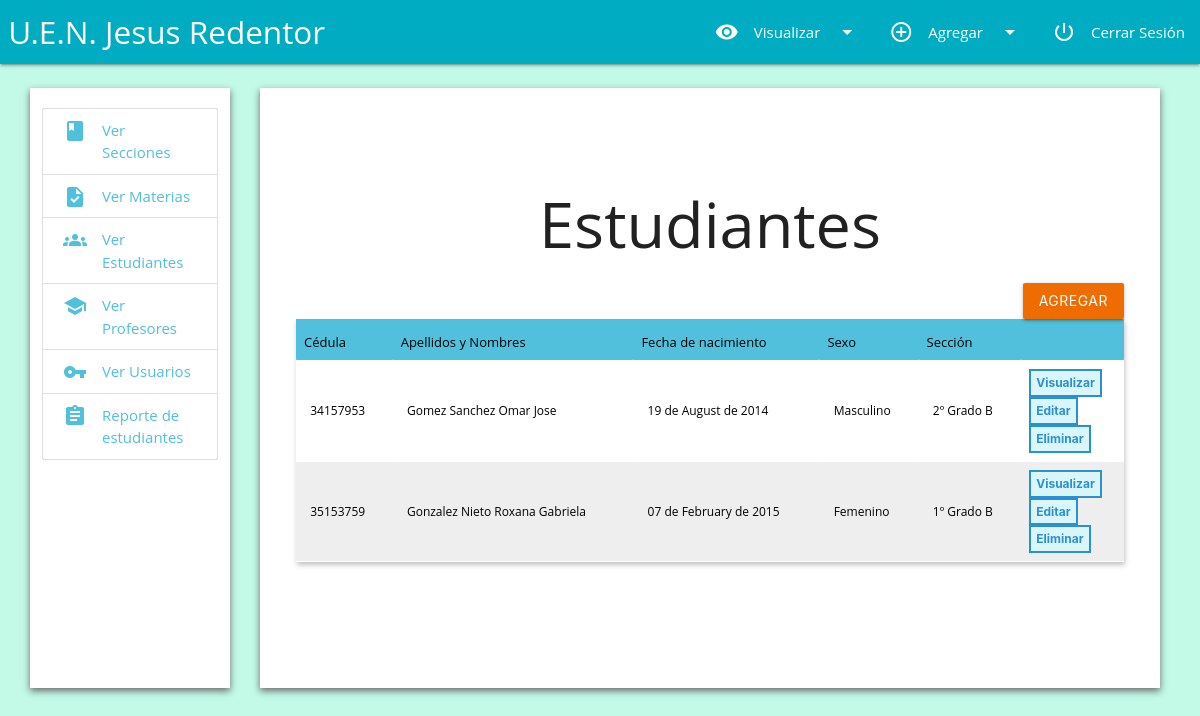
The app's page /estudiantes.php (signed in), older data.
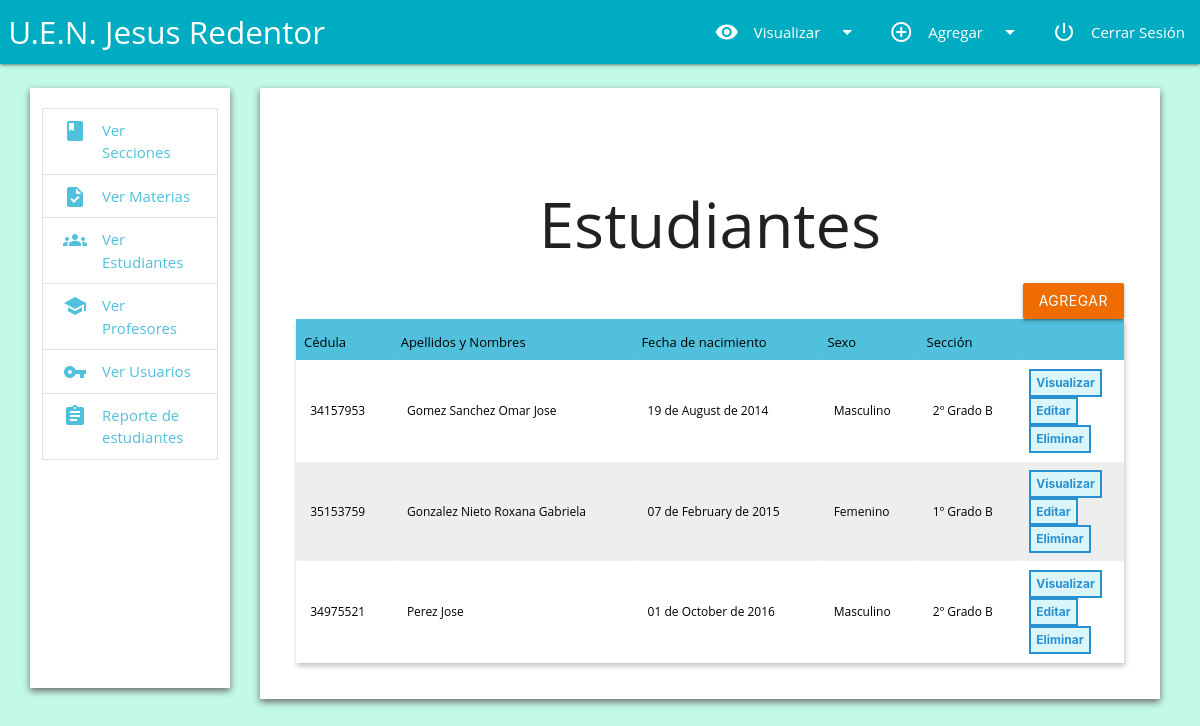
The same page, newer data.
### tables this page shows
CREATE TABLE `estudiantes` (
  `id` int(10) NOT NULL AUTO_INCREMENT,
  `nombre` varchar(100) NOT NULL,
  `apellido` varchar(100) NOT NULL,
  `cedula` varchar(15) NOT NULL,
  `fecha_nacimiento` date NOT NULL,
  `sexo` varchar(15) NOT NULL,
  `direccion` varchar(200) NOT NULL,
  `grupo_sanguineo` varchar(10) NOT NULL,
  `id_representante` int(10) NOT NULL,
  `parentesco_representante` varchar(100) NOT NULL,
  `id_seccion` int(10) NOT NULL,
  `eliminado` int(1) NOT NULL,
  PRIMARY KEY (`id`)
);

CREATE TABLE `grados` (
  `id` int(10) NOT NULL AUTO_INCREMENT,
  `nombre` varchar(15) NOT NULL,
  `descripcion` varchar(100) NOT NULL,
  PRIMARY KEY (`id`)
);

CREATE TABLE `secciones` (
  `id` int(10) NOT NULL AUTO_INCREMENT,
  `nombre` varchar(15) NOT NULL,
  `id_grado` int(10) NOT NULL,
  `eliminado` int(1) NOT NULL,
  PRIMARY KEY (`id`)
);

### estudiantes.php (the view, shortened to what this page needs)
<?php
if(!isset($_SESSION["session_username"])) {
    header("location:index.php");
} else {
?>
<?php $Titulo="Estudiantes";
      include("incluye/header.php");
      include("incluye/navegacion.php");
       if (!empty($mensaje)) {echo "<p class=mensaje>". $mensaje . "</p>";} ?>
    <div class="row">
<?php include("incluye/lateral.php"); ?>
      <div class="col s12 m9 l9" id="contenedor3">
         <br>
    <center>
            <h1>Estudiantes</h1>
        </center>
      <form method='post' action='crearestudiante.php'><button class="btn waves-effect waves-light orange darken-3" style="float: right;" type='submit'>Agregar</button></form>
         <table> <tr> <th>Cédula</th> <th>Apellidos y Nombres</th> <th> Fecha de nacimiento</th> <th> Sexo</th> <th> Sección</th> <th> </th></tr>
             <?php
    function mostrarDatos ($resultados) {
    if ($resultados !=NULL) {
    $resultados['fecha_nacimiento']=strftime("%d de %B de %Y",strtotime($resultados['fecha_nacimiento']));
    echo"<tr>";
    echo "<td>&nbsp;&nbsp;".$resultados['cedula']."&nbsp;&nbsp;</td>";
    echo "<td>&nbsp;&nbsp;".$resultados['apellido']." ".$resultados['nombre']."&nbsp;&nbsp;</td>";
    echo "<td>&nbsp;&nbsp;".$resultados['fecha_nacimiento']."&nbsp;&nbsp;</td>";
    echo "<td>&nbsp;&nbsp;".$resultados['sexo']."&nbsp;&nbsp;</td>";
    echo "<td>&nbsp;&nbsp;".$resultados['g_nombre']."º ".$resultados['g_descripcion']." ".$resultados['s_nombre']."&nbsp;&nbsp;</td>";
    echo "<td>
    <form method='post' action='visualizarestudiante.php?id=".$resultados['id']."'><button class='boton-accion' type='submit'>Visualizar</button></form>
    <form method='post' action='editarestudiante.php?id=".$resultados['id']."'><button class='boton-accion' type='submit'>Editar</button></form>";
    if($_SESSION['session_nivel'] == 1) {
    echo "
    <form method='post' id='".$resultados['id']."' action='eliminarestudiante.php?id=".$resultados['id']."'><button class='boton-accion' type='button' onclick=enviarForm('d',".$resultados['id'].")>Eliminar</button></form>
    </td>";
    }
    echo "</tr>";}
    else {echo "<br/>No hay más datos!!! <br/>";}
}
$result2 = mysqli_query($con, "SELECT e.id as id, e.cedula as cedula, e.apellido as apellido, e.nombre as nombre, e.fecha_nacimiento as fecha_nacimiento, e.sexo as sexo, s.nombre as s_nombre, g.nombre as g_nombre, g.descripcion as g_descripcion FROM estudiantes e, secciones s, grados g WHERE s.id=e.id_seccion AND g.id=s.id_grado AND e.eliminado=0 ORDER BY e.apellido, e.nombre ASC");
while ($filas = mysqli_fetch_array($result2)){ mostrarDatos($filas); }
?> </table>
</div>
    </div>
<?php include("incluye/footer.php"); ?>
<?php
}

### incluye/header.php (shortened to what this page needs)
<!DOCTYPE html>
<html lang="es">
  <head>
      <link type="text/css" rel="stylesheet" href="css/materialize/css/materialize.min.css"  media="screen,projection"/>
                <link href="css/style.css" media="screen" rel="stylesheet">
</head>
	<body>

### incluye/navegacion.php (shortened to what this page needs)
<nav>
    <div class="nav-wrapper cyan darken-1">
      <a href="inicio.php" class="brand-logo">&nbsp;U.E.N. Jesus Redentor</a>
      <ul class="right hide-on-med-and-down">
        <li><a class="dropdown-trigger" href="secciones.php" data-target="dropdown1"><i class="material-icons left">visibility</i>Visualizar<i class="material-icons right">arrow_drop_down</i></a></li>
    <?php if($_SESSION['session_nivel'] != 3) { ?>
        <li><a class="dropdown-trigger" href="estudiantes.php" data-target="dropdown2"><i class="material-icons left">add_circle_outline</i>Agregar<i class="material-icons right">arrow_drop_down</i></a></li>
    <?php } ?>
        <li><a href="logout.php"><i class="material-icons left">power_settings_new</i>Cerrar Sesión</a></li>
      </ul>
    </div>
  </nav>

### incluye/lateral.php (shortened to what this page needs)
<div class="col s12 m3 l2 aside" id="contenedor4">
 <div class="collection cyan darken-1">
 	<?php if($_SESSION['session_nivel'] != 3) { ?>
        <a href="secciones.php" class="collection-item "><span style="color:#50c0dc;"><i class="material-icons left">book</i>Ver Secciones</span></a>
        <a href="materias.php" class="collection-item "><span style="color:#50c0dc;"><i class="material-icons left">task</i>Ver Materias</span></a>
        <a href="estudiantes.php" class="collection-item "><span style="color:#50c0dc;"><i class="material-icons left">groups</i>Ver Estudiantes</span></a>
        <a href="profesores.php" class="collection-item "><span style="color:#50c0dc;"><i class="material-icons left">school</i>Ver Profesores</span></a>
    <?php } ?>
    <?php if($_SESSION['session_nivel'] == 1) { ?>
        <a href="administradores.php" class="collection-item "><span style="color:#50c0dc;"><i class="material-icons left">vpn_key</i>Ver Usuarios</span></a>
    <?php } ?>
    <?php if($_SESSION['session_nivel'] != 3) { ?>
        <a href="reporte.php" target="_blank" class="collection-item "><span style="color:#50c0dc;"><i class="material-icons left">assignment</i>Reporte de estudiantes</span></a>
    <?php } ?>
 </div>
</div>

### incluye/footer.php (shortened to what this page needs)
</body>
</html>

### css/style.css (style rules this page uses)
body { background-color: #c2f9e7; font-family: 'Open Sans', sans-serif; }
a { color: black; font-weight: 400; }
* { margin: 0; padding: 0; box-sizing: border-box; text-decoration: none; }
#contenedor3 { padding: 3%; background: #fff; margin: 2% 0 0 2.5%; min-height: 40em; box-shadow: 0px 3px 7px #6B6B6B; }
#contenedor4 { padding: 1%; background: #fff; margin: 2% 0 0 2.5%; min-height: 40em; box-shadow: 0px 3px 7px #6B6B6B; }
table { font-size: 12px; text-align: left; border-collapse: collapse; box-shadow: 1px 3px 5px #c2c2c2; }
th { font-size: 13px; font-weight: normal; padding: 8px; background-color: #50c0dc; border-top: 6px solid #50c0dc; border-bottom: 1px solid #FFF; color: black; }
td { padding: 8px; border-bottom: 1px solid #FFF; color: black; border-top: 1px solid transparent; }
tr:nth-child(even) { background: #eee; }
.boton-accion { border: 2px solid #2990d1; font-size: 12px; font-weight: bold; color: #2990d1; background-color: #dbf6fb; padding: 5px; }

Row changes from the older to the newer data that the page shows:
added estudiantes: cedula "34975521", apellido "Perez", nombre "Jose", fecha_nacimiento "01 de October de 2016", sexo "Masculino", grados.nombre "2", grados.descripcion "Grado", id_seccion.nombre "B"
